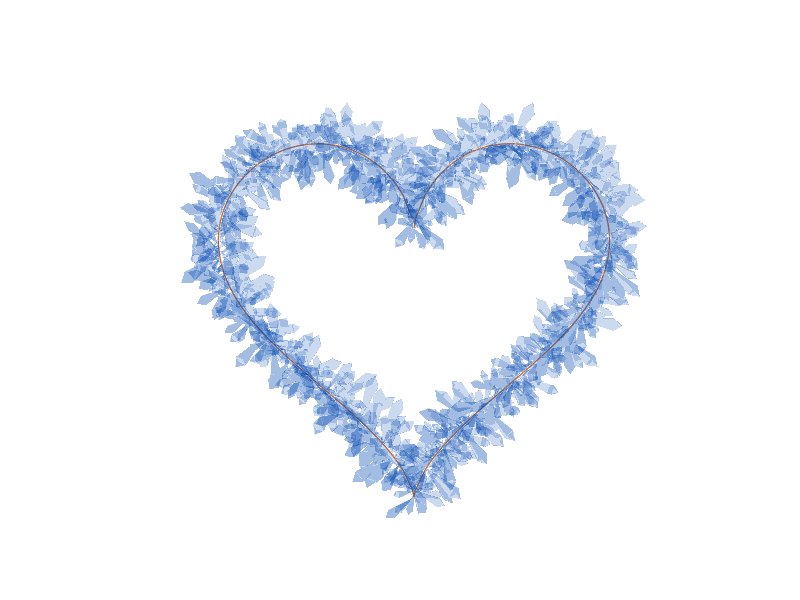

MATLAB code to generate this figure:
hold on; grid on
axis([-22,22, -20,20, -10,10])
axis off
s = pi/8; t = [0:.2:s, s:.02:pi-s, pi-s:.2:pi+s, pi+s:.02:2*pi-s, 2*pi-s:.2:2*pi];
x = 16*sin(t).^3;
y = 13*cos(t) - 5*cos(2*t) - 2*cos(3*t) - cos(4*t);
lW = 'LineWidth';
plot3(x,y,x.*0, 'Color',[186,110,64]./255, lW,1)
set(gca, 'DataAspectRatio',[1,1,1])
for i = 1:length(t)
    for j = 1:6
        L = rand(1)*2.5 + 1.5;
        A = rand(1,3) - .5;
        A = A./norm(A);
        B = [x(i), y(i), 0];
        C = [A(3), A(3), -A(1)-A(2)];
        P0 = [.8.*A.*L + B + C./norm(C).*.14.*L, 1]';
        a = B(1); b = B(2); c = 0; u = A(1); v = A(2); w = A(3);
        for k = 1:4
            o = k*pi/2; co = cos(o); so = sin(o); cn = 1 - co;
            RM = [u^2 + (v^2 + w^2)*co, u*v*cn - w*so, u*w*cn + v*so, (a*(v^2 + w^2) - u*(b*v + c*w))*cn + (b*w - c*v)*so;
                  u*v*cn + w*so, v^2 + (u^2 + w^2)*co, v*w*cn - u*so, (b*(u^2 + w^2) - v*(a*u + c*w))*cn + (c*u - a*w)*so;
                  u*w*cn - v*so, v*w*cn + u*so, w^2 + (u^2 + v^2)*co, (c*(u^2 + v^2) - w*(a*u + b*v))*cn + (a*v - b*u)*so];
            P(:,k) = RM*P0;
        end
        F = [1,3,4; 1,4,5; 1,5,6; 1,6,3; 2,3,4; 2,4,5; 2,5,6; 2,6,3];
        patch('Faces',F, 'Vertices',[B;B + A.*L; P'], 'FaceColor',[0,71,177]./255,...
            'FaceAlpha',.2, 'EdgeColor',[0,63,159]./255,...
            'EdgeAlpha',.25, lW,.01)
    end
end
